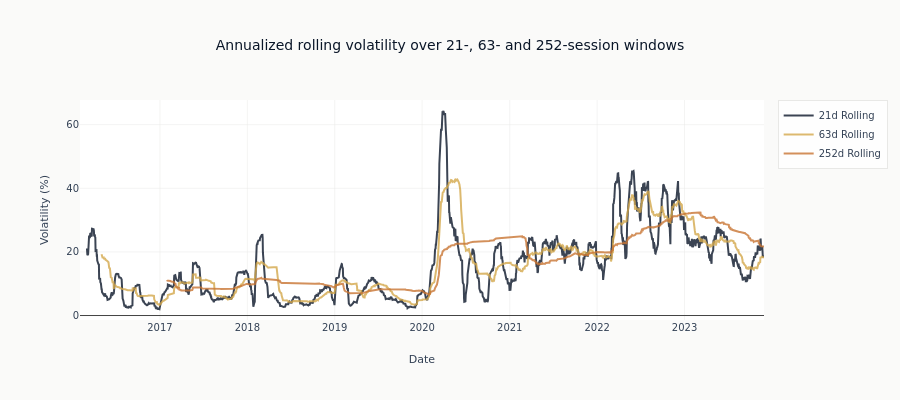

Notebook code for this chart:
### Code cell
# Plot rolling volatility (annualized)
fig = go.Figure()

for window in ROLLING_WINDOWS:
    if window in rolling.volatility:
        vol_series = rolling.volatility[window]
        fig.add_trace(
            go.Scatter(
                x=strategy_returns.index,
                y=vol_series.to_numpy() * 100,
                name=f"{window}d Rolling",
                opacity=0.8,
            )
        )

fig.update_layout(
    title="Annualized rolling volatility over 21-, 63- and 252-session windows",
    xaxis_title="Date",
    yaxis_title="Volatility (%)",
    height=400,
)
show_plotly_with_alt(
    fig,
    "Three lines of annualized rolling volatility against date, over 21, 63 and 252 sessions, with the shortest window spiking far above the other two during market stress.",
)

### Figure 1 — Plotly figure (JSON) as saved in the notebook; plotly's stock layout.template omitted (floating-point values rounded to 4 significant figures; data arrays with more than 128 entries replaced by an {"elided": "..."} marker saying what was removed)
{"data": [{"name": "21d Rolling", "opacity": 0.8, "type": "scatter", "x": {"elided": "1971 str values"}, "y": {"elided": "1971 float values"}}, {"name": "63d Rolling", "opacity": 0.8, "type": "scatter", "x": {"elided": "1971 str values"}, "y": {"elided": "1971 float values"}}, {"name": "252d Rolling", "opacity": 0.8, "type": "scatter", "x": {"elided": "1971 str values"}, "y": {"elided": "1971 float values"}}], "layout": {"height": 400, "title": {"text": "Annualized rolling volatility over 21-, 63- and 252-session windows"}, "xaxis": {"title": {"text": "Date"}}, "yaxis": {"title": {"text": "Volatility (%)"}}}}
